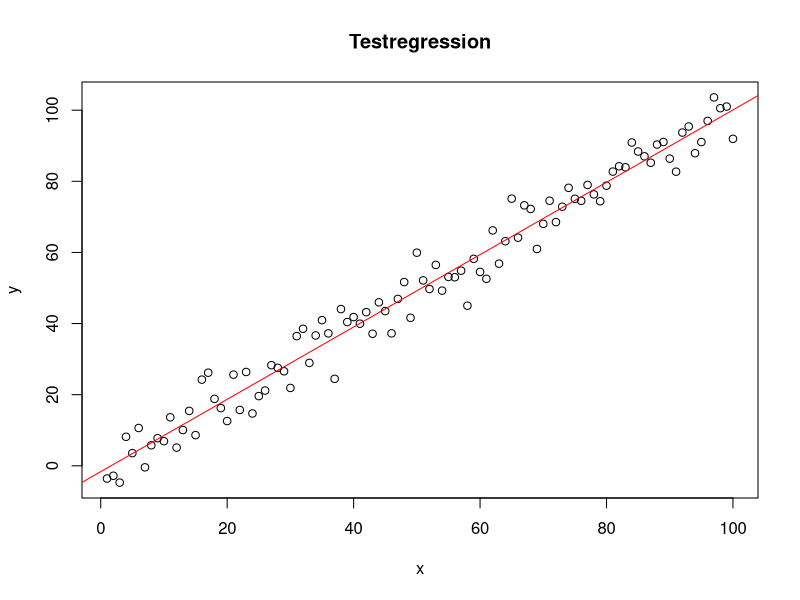

Write R code to recreate this figure.
#####################
#### Test-Script ####
#####################

x <- seq(1,100, 1)
y <- x +  rnorm(100, mean = 0 , sd = 5) 

model1 <- lm(y ~ x)

summary(model1)

plot(x,y)
abline(model1, col="red", xlab = "X", ylab = "Y")
title("Testregression")

### Second Commit

# adding new variables 

bar <- diag(3)

foo <- seq(100,1, -5)

